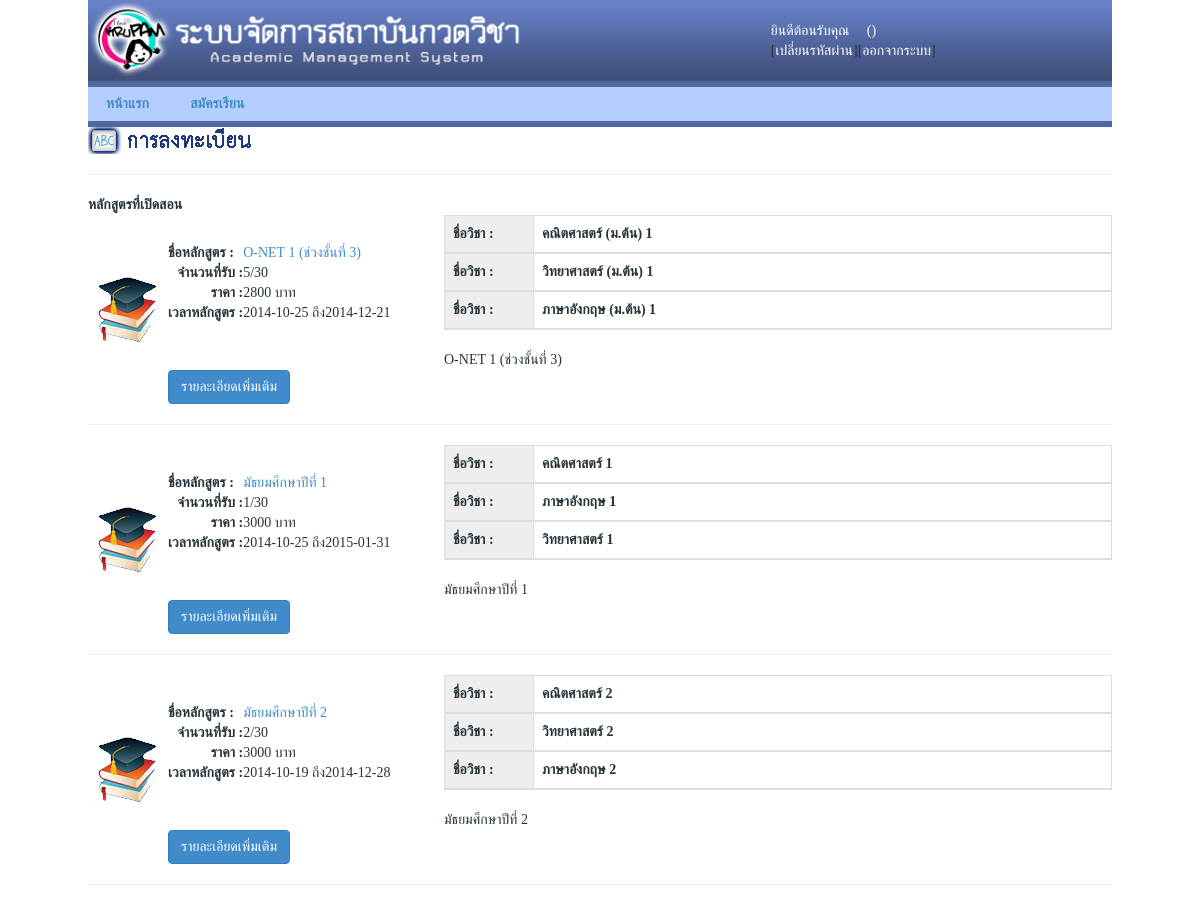
The app's page /list_course.php (signed in) with its own data.
### tables this page shows
CREATE TABLE `course` (
  `cos_id` int(11) NOT NULL auto_increment,
  `cos_name` varchar(150) NOT NULL,
  `cos_max` int(11) NOT NULL,
  `num_sec` int(11) NOT NULL,
  `price` int(11) NOT NULL,
  `discount` int(11) NOT NULL,
  `detail` mediumtext NOT NULL,
  `begin_day` date NOT NULL,
  `end_day` date NOT NULL,
  `begin_reg` date NOT NULL,
  `end_reg` date NOT NULL,
  PRIMARY KEY  (`cos_id`)
);

CREATE TABLE `subject` (
  `sub_id` int(11) NOT NULL auto_increment,
  `sub_name` varchar(50) NOT NULL,
  `price` int(11) NOT NULL,
  `time_sub` varchar(50) NOT NULL,
  `detail` mediumtext NOT NULL,
  PRIMARY KEY  (`sub_id`)
);

### list_course.php (the view, shortened to what this page needs)
<!DOCTYPE html PUBLIC "-//W3C//DTD XHTML 1.0 Transitional//EN" "http://www.w3.org/TR/xhtml1/DTD/xhtml1-transitional.dtd">
<html xmlns="http://www.w3.org/1999/xhtml">
<head>
<link href="style.css" rel="stylesheet" type="text/css">
<link href="bootstrap-3.2.0-dist/css/bootstrap.css" rel="stylesheet" type="text/css" />
</head>
<body>
  <table width="1024" border="0" align="center" cellpadding="0" cellspacing="0" bgcolor="#FFFFFF">
    <tr>
      <td>
        <table width="100%" border="0" cellspacing="0" cellpadding="0">
          <tr>
            <?php include "header.php";?>
          </tr>
        </table>
      </td>
    </tr>
    <tr>
      <td height="46" valign="middle" background="images/bg_menu.png"><? include('menu.php') ?></td>
    </tr>
    <tr>
      <td height="400" valign="top"><table width="100%" border="0" cellspacing="2" cellpadding="2">
        <tr>
          <td valign="bottom"><a href="student/list_subject.php"><img src="images/reg_bar.png" width="300" height="27"  alt=""/></a>          <hr size="5" /></td>
        </tr>
        <tr>
          <td><strong>หลักสูตรที่เปิดสอน</strong></td>
        </tr>
        <tr>
          <td>
            <table width="100%" border="0" cellspacing="2" cellpadding="2">
              <?php
                $sql="select * from course where num_sec<cos_max order by cos_name ";
                $result=mysql_query($sql);
                while($row=mysql_fetch_array($result)){
  		        ?>
              <tr>
                <td width="80"><img src="images/course.png" width="80" height="81" /></td>
                <td>
                  <table width="100%" border="0" cellspacing="2" cellpadding="2">
                    <tr>
                      <td>
                      	<table cellpadding="0" cellspacing="0">
                          <tr>
                            <td><strong>ชื่อหลักสูตร :</strong></td>
                            <td><a href='student/show_subject.php?cos_id=<? echo $row[0] ?>'><?php echo $row["cos_name"] ?></a></td>
                          </tr>
                          <tr>
                            <td align="right"><strong>จำนวนที่รับ :</strong></td>
                      			<td><?php echo $row["num_sec"] ?>/<? echo $row["cos_max"] ?></td>
                          </tr>
                          <tr>
                            <td align="right"><strong>ราคา :</strong></td>
                            <td><?php echo $row["price"] ?> บาท</td>
                          </tr>
                          <tr>
                            <td align="right"><strong>เวลาหลักสูตร :</strong></td>
                            <td><?=$row[7]; ?>&nbsp;ถึง<?=$row[8];?></td>
                          </tr>
                      	</table>
                      </td>
                      <td width="668">
                        <table cellpadding="0" cellpadding="0" class="table table-bordered table-hover">
                          <?php
                            $sqli="select subject.sub_id , subject.sub_name from subject , course_item ";
                            $sqli=$sqli . " where subject.sub_id=course_item.sub_id and course_item.cos_id=".$row[0]." order by sub_id ";
                            $results=mysql_query($sqli);
                            while($rows=mysql_fetch_array($results)){
                          ?>
                          <thead>
                            <tr>
                              <th width="89" align="right" bgcolor="#eee">ชื่อวิชา :</th>
                              <th><? echo $rows[1]; ?></th>
                            </tr>
                          </thead>
                          <?php
                            }
                          ?>
                        </table>
                      </td>
                    </tr>
                    <tr>
                      <td>&nbsp;</td>
                      <td>
                      <?php
							echo $row["detail"];
    				   ?>
                      </td>
                    </tr>
                    <tr>
                      <td colspan="2">
					  	<?php
							if($_SESSION["login"]!=""){
    						          $sql="select approve from learn where cos_id=$row[0]";
    						          $result_learn=mysql_db_query($database,$sql);
    						          $nRow=mysql_num_rows($result_learn);
    						          if($nRow!=0){
                            $row_learn=mysql_fetch_array($result_learn);
                            if($row_learn[0]==0){
    								          echo "<font color='red'>รออนุมัติ</a>";
                            }else{
    								          echo "<a href='#'>เอกสารประกอบการเรียน</a>";
                            }
    						          }else{
                            echo "<a href='course_reg.php.php?cos_id=$row[0]'>ลงทะเบียน</a>";
    						          }
                        }else{
              						echo "<a href='course_reg.php?cos_id=$row[0]' class='btn btn-primary' >รายละเอียดเพิ่มเติม</a>";
                        }
						?>
                      </td>
                    </tr>
                  </table>
                </td>
              </tr>
              <tr>
                <td colspan="2"><hr size="5" color="#000000" /></td>
              </tr>
              <?php
  			         }
              ?>
            </table>
          </td>
        </tr>
      </td>
    </tr>
    <tr>
      <td>&nbsp;</td>
    </tr>
  </table>
</body>
</html>

### style.css (style rules this page uses)
a { text-decoration:none; color: #006699; }
body { margin: 0px; padding: 0px; background: #f8f8f8 }
div,td { font-family: Tahoma; font-size: 14px; color: #28333A; }

### records on screen
course: cos_name "O-NET 1 (ช่วงชั้นที่ 3)", num_sec "5", cos_max "30", price "2800", begin_day "2014-10-25", end_day "2014-12-21", detail "O-NET 1 (ช่วงชั้นที่ 3)"
subject: sub_name "คณิตศาสตร์ (ม.ต้น) 1"
subject: sub_name "วิทยาศาสตร์ (ม.ต้น) 1"
subject: sub_name "ภาษาอังกฤษ (ม.ต้น) 1"
course: cos_name "มัธยมศึกษาปีที่ 1", num_sec "1", cos_max "30", price "3000", begin_day "2014-10-25", end_day "2015-01-31", detail "มัธยมศึกษาปีที่ 1"
subject: sub_name "คณิตศาสตร์ 1"
subject: sub_name "ภาษาอังกฤษ 1"
subject: sub_name "วิทยาศาสตร์ 1"
course: cos_name "มัธยมศึกษาปีที่ 2", num_sec "2", cos_max "30", price "3000", begin_day "2014-10-19", end_day "2014-12-28", detail "มัธยมศึกษาปีที่ 2"
subject: sub_name "คณิตศาสตร์ 2"
subject: sub_name "วิทยาศาสตร์ 2"
subject: sub_name "ภาษาอังกฤษ 2"
